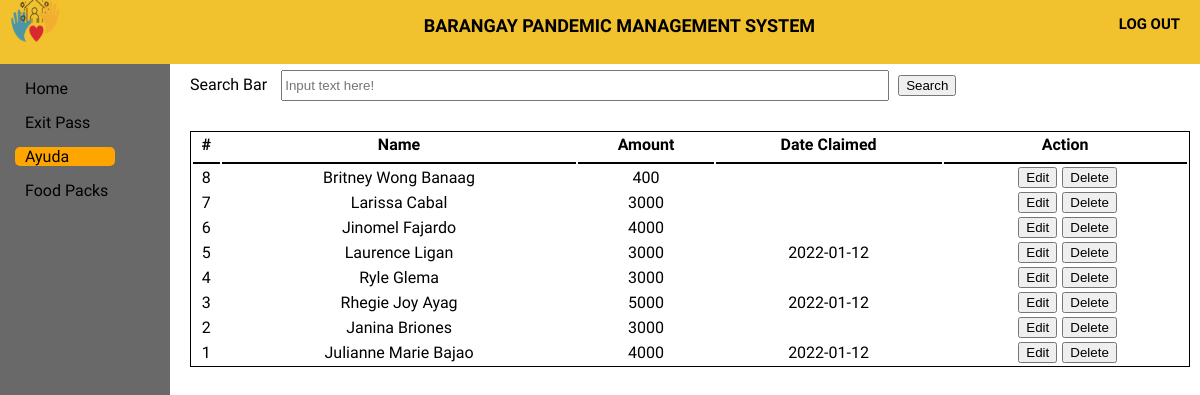
The page /Official/Ayuda/aresult.php on the database its author committed.
### tables this page shows
CREATE TABLE `ayuda` (
  `ayudaID` int(11) NOT NULL,
  `userID` int(11) NOT NULL,
  `name2` varchar(50) NOT NULL,
  `amount` int(50) NOT NULL,
  `barangay` varchar(50) NOT NULL,
  `date_toclaim` varchar(50) NOT NULL,
  `date_claimed` varchar(50) NOT NULL
);

### Official/Ayuda/aresult.php (the view, shortened to what this page needs)
<!DOCTYPE html>
<html>
<head>
    <link rel="stylesheet" type="text/css" href="ayuda.css">
</head>
<body>
    <header>
        <div class="log_out">
            <a href="log_out" class="logout_btn"><h5>LOG OUT</h5></a>
        </div>
        <div class="title">
            <h5>BARANGAY PANDEMIC MANAGEMENT SYSTEM</h5>
        </div>
        <div class="logobox">
            <img src="logo1.png" class="logo">
        </div>
    </header>
    <div class="sidebar">
        <a href="../home page/home.html"><span>Home</span></a>
        <a href="../ExitPass/exitpass.php"><span>Exit Pass</span></a>
        <a href="../Ayuda/Ayuda.php" id="main"><span>Ayuda</span></a>
        <a href="../Food pack/Food pack.php"><span>Food Packs</span></a>
    </div>
    <div class="content">
        <form action="aresult.php" method="get">
        <div class="Cheader">
            <label>Search Bar</label>
            <input type="text" name="search" id="searchbar" placeholder="Input text here!">
            <button type="submit" >Search</button>
        </div>
        </form>
    <table class="table1">
        <thead>
        <tr>
            <th>#</th>
            <th>Name</th>
            <th>Amount</th>
            <th>Date Claimed</th>
            <th>Action</th>
        </tr>
        </thead>
<tbody>
                    <?php
                        require_once '../Connection/db_conn.php';
                        $search = $_GET['search'];
                        $query = $conn->query("SELECT * FROM ayuda WHERE userID LIKE '%$search%' OR name2 LIKE '%$search%' ORDER BY ayudaID DESC") or die(mysqli_error());
                        while($fetch = $query->fetch_array()){
                    ?>
                        <tr>
                            <td><?php echo $fetch['ayudaID']?></td>
                            <td><?php echo $fetch['name2']?></td>
                            <td><?php echo $fetch['amount']?></td>
                            <td><?php echo $fetch['date_claimed']?></td>
                            <td><center></a><a href = "edit-ayuda.php?ayudaID=<?php echo $fetch['ayudaID']?>"><i></i><button>Edit</button></a><a onclick = "confirmationDelete(this); return false;" href = "delete-ayuda.php?ayudaID=<?php echo $fetch['ayudaID']?>"><i></i><button> Delete</button></a></center></td>
                        </tr>
                <?php
                    }
                ?>
</body>
</html>

### Ayuda/ayuda.css (style rules this page uses)
body { margin: 0; padding: 0; font-family: alata; min-height: 100vh; width: 100%; background-color: white; }
header { position: fixed; padding: 0; margin: 0; width: 100%; height: 8%; background: #F2C12E; }
.title { height: 1px; }
.title h5 { margin: 15px; text-align: center; font-size: 18px; margin-left: 10%; }
.log_out { margin-top: -10px; padding: 0; margin-right: 20px; float: right; }
.logout_btn { text-decoration: none; color: black; font-size: 18px; }
.logobox { margin-left: 10px; margin-top: -20px; }
.logo { height: 50px; width: 50px; }
.sidebar { top: 8%; padding: 10px; margin: 0; position: fixed; height: 100%; width: 150px; background-color: dimgray; }
.sidebar a { display: block; margin: 5px; margin-bottom: 15px; padding-left: 10px; text-decoration: none; color: black; box-sizing: border-box; }
.sidebar #main { width: 100px; background-color: orange; border-radius: 5px; }
.content { width: 85%; height: 95%px; position: absolute; margin-top: 5%; margin-left: 15%; }
.Cheader { margin: 10px; margin-bottom: 10px; }
.content button { margin-left: 5px; }
#searchbar { width: 60%; height: 25px; margin-left: 10px; margin-bottom: 20px; }
.table1 { margin: 10px; width: 98%; border: 1px solid black; }
.table1 th, td { text-align: center; }
.table1 th { border-bottom: 2px solid black; border-width: 10%; padding-bottom: 8px; }

### rows shown on the page
ayuda: ayudaID "8", name2 "Britney Wong Banaag", amount "400"
ayuda: ayudaID "7", name2 "Larissa Cabal", amount "3000"
ayuda: ayudaID "6", name2 "Jinomel Fajardo", amount "4000"
ayuda: ayudaID "5", name2 "Laurence Ligan", amount "3000", date_claimed "2022-01-12"
ayuda: ayudaID "4", name2 "Ryle Glema", amount "3000"
ayuda: ayudaID "3", name2 "Rhegie Joy Ayag", amount "5000", date_claimed "2022-01-12"
ayuda: ayudaID "2", name2 "Janina Briones", amount "3000"
ayuda: ayudaID "1", name2 "Julianne Marie Bajao", amount "4000", date_claimed "2022-01-12"
